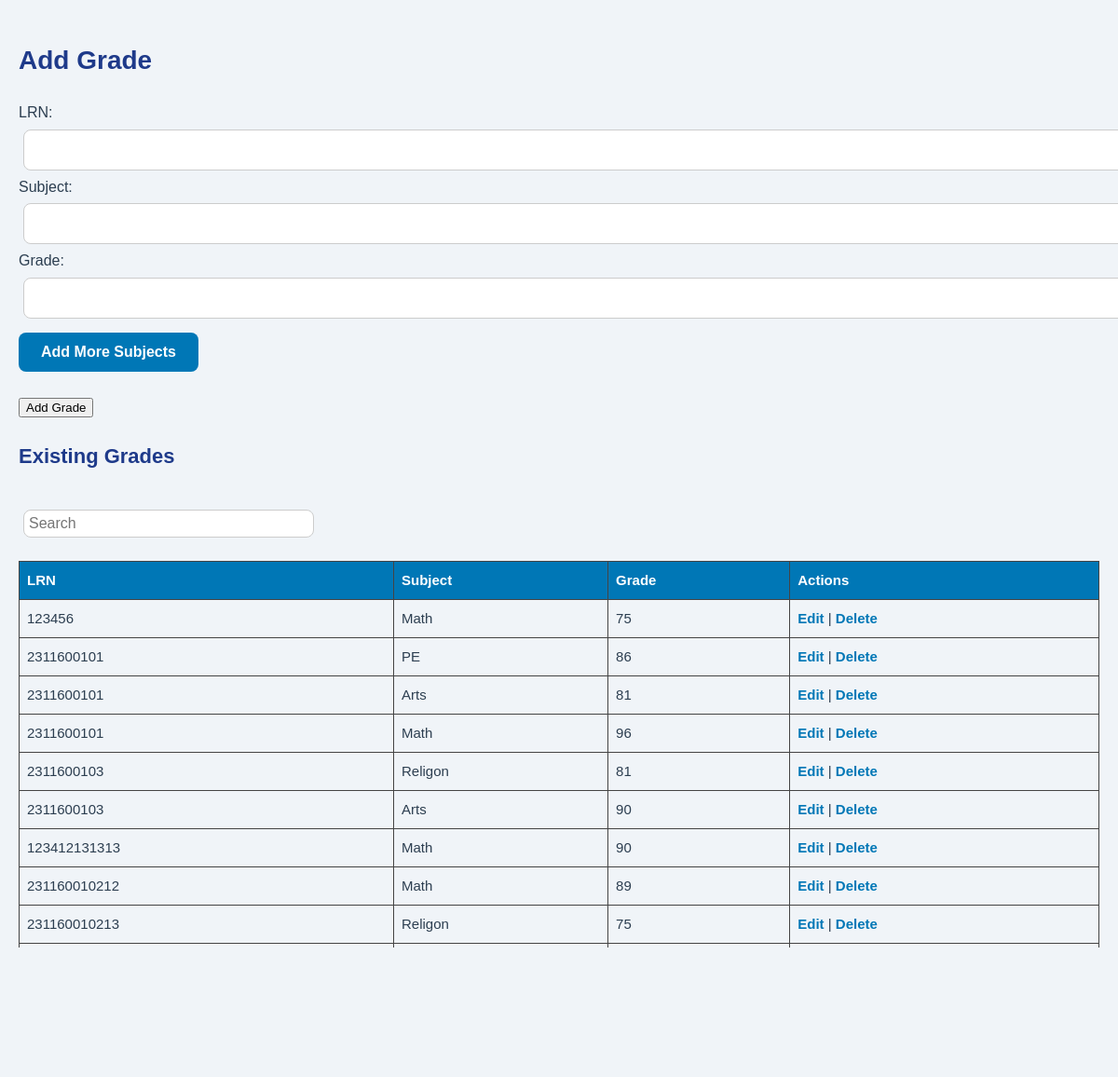
The page /grades.php on the database as committed earlier.
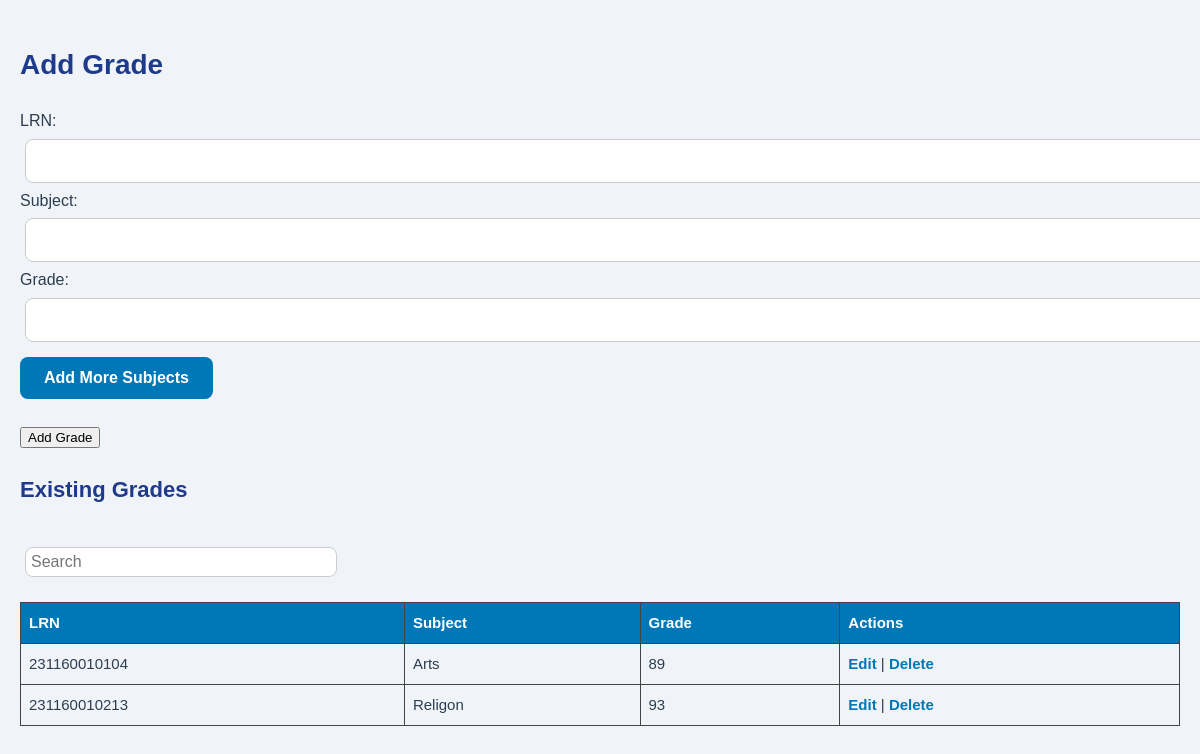
The same page on the database as committed later.
### tables this page shows
CREATE TABLE `grades` (
  `id` int(11) NOT NULL,
  `student_id` bigint(20) NOT NULL,
  `subject` varchar(100) NOT NULL,
  `grade` varchar(10) NOT NULL
);

### grades.php (the view, shortened to what this page needs)
<?php
include 'db.php';
?>
<!DOCTYPE html>
<html>
<head>
    <link rel="stylesheet" type="text/css" href="css/admin.css">
</head>
<body>
<h2>Add Grade</h2>
<form method="POST" action="grades.php">
    LRN: <input type="text" name="student_id" required><br>
    <div id="addSubjects">
        Subject: <input type="text" name="subject[]" required>
        Grade: <input type="text" name="grade[]" required><br>
    </div>
    <button type="button" onclick="addMore()">Add More Subjects</button><br><br>
    <input type="submit" value="Add Grade">
</form>
<h3>Existing Grades</h3>
<input type="text" id="searchInput" placeholder="Search" style="margin-top: 20px; padding: 5px; width: 300px;">
<table>
    <tr><th>LRN</th><th>Subject</th><th>Grade</th><th>Actions</th></tr>
    <?php
    $result = $conn->query("SELECT * FROM grades ORDER BY student_id");
    if ($result) {
        while($row = $result->fetch_assoc()) {
            echo "<tr>
                    <td>{$row['student_id']}</td>
                    <td>{$row['subject']}</td>
                    <td>{$row['grade']}</td>
                    <td>
                        <a href='grades.php?edit_lrn={$row['student_id']}'>Edit</a> |
                        <a href='grades.php?delete={$row['id']}' onclick=\"return confirm('Delete this grade?')\">Delete</a>
                    </td>
                  </tr>";
        }
    }
    ?>
</table>
</body>
</html>

Rows that differ between the two databases and show on the page:
removed grades: student "123456", subject "Math", grade "75"
removed grades: student "2311600101", subject "PE", grade "86"
removed grades: student "2311600101", subject "Arts", grade "81"
removed grades: student "2311600101", subject "Math", grade "96"
removed grades: student "2311600103", subject "Religon", grade "81"
removed grades: student "2311600103", subject "Arts", grade "90"
removed grades: student "123412131313", subject "Math", grade "90"
removed grades: student "231160010212", subject "Math", grade "89"
removed grades: student "231160010213", subject "Religon", grade "75"
added grades: student "231160010104", subject "Arts", grade "89"
added grades: student "231160010213", subject "Religon", grade "93"
